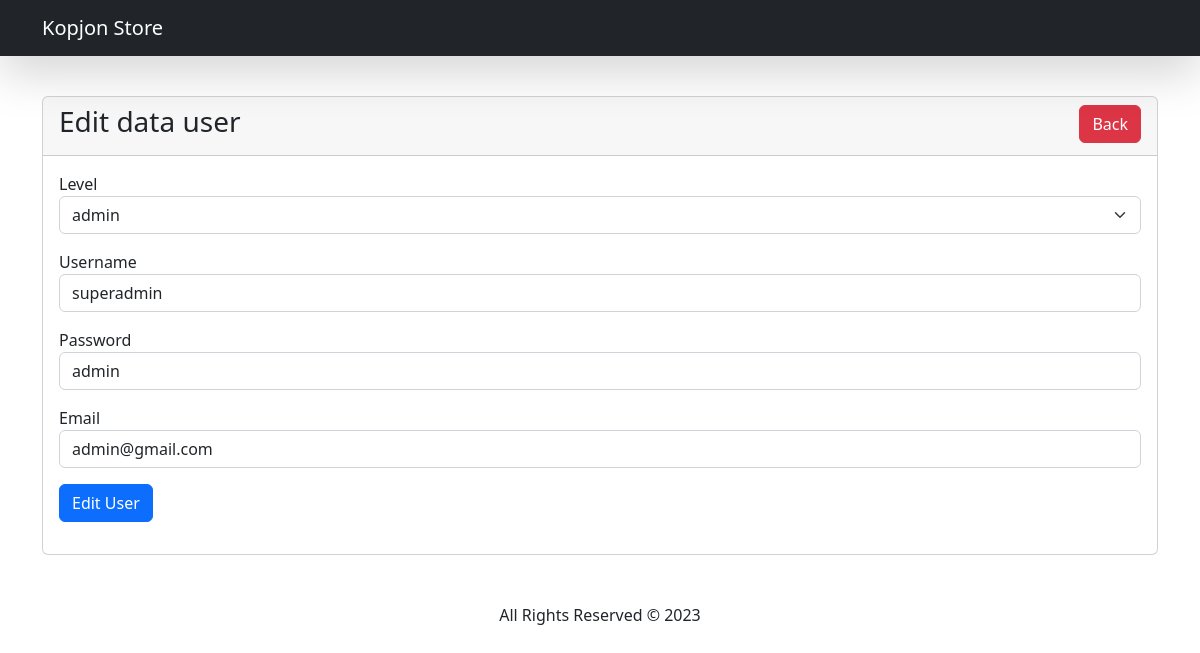
The page /pages/user_update.php?id=8 on the database its author committed.
### tables this page shows
CREATE TABLE `data_login` (
  `id` int(11) NOT NULL,
  `level` varchar(15) NOT NULL,
  `username` varchar(255) NOT NULL,
  `password` varchar(255) NOT NULL,
  `email` varchar(50) NOT NULL
);

### data/code.php (called while the page is built, shortened)
<?php
class Code
{
    public function __construct()
    {
        $host = "localhost";
        $dbname = "kopjonstore";
        $username = "root";
        $password = "";
        $this->db = new PDO("mysql:host={$host};dbname={$dbname}", $username, $password);
    }
    public function get_by_id_user($id){
        $query = $this->db->prepare("SELECT * FROM data_login where id=?");
        $query->bindParam(1, $id);
        $query->execute();
        return $query->fetch();
    }
}
?>

### pages/user_update.php (the view, shortened to what this page needs)
<?php
include "../data/code.php";
$code = new Code();
if(isset($_GET['id'])){
    $id = $_GET['id'];
    $data_user = $code->get_by_id_user($id);
}
else
{
    header('Location: user_read.php');
}
?>
<!DOCTYPE html>
<html lang="en">
<head>
    <link rel="stylesheet" href="./css/bootstrap.min.css">
    <link rel="stylesheet" href="./css/all.min.css">
    <link rel="stylesheet" href="./css/style.css">
    <link href="https://cdn.jsdelivr.net/npm/bootstrap@5.2.2/dist/css/bootstrap.min.css"
    rel="stylesheet">
</head>
<body>
    <?php include "../menu/navbar.php"; ?>
    <br><br><br><br>
    <div class="container">
        <div class="row">
            <div class="col-md-12 mt4">
                <div class="card">
                    <div class="card-header">
                        <h3>Edit data user
                            <a href="user_read.php" class="btn btn-danger float-end">Back</a>
                        </h3>
                    </div>
                    <div class="card-body">
                        <form action="" method="POST">
                            <div class="mb-3">
                                <label>Level</label>
                                <br>
                                <?php
                                $selected = $data_user['level'];
                                $option = array('admin', 'user');
                                echo "<select id='level' name='level' select class='form-select' aria-label='Default select example'>";
                                foreach($option as $option){
                                    if($selected == $option){
                                        echo "<option value='$option' selected='selected'>$option</option>";
                                    }else{
                                        echo "<option value='$option'>$option</option>";
                                    }
                                }
                                echo "</select>"
                                ?>
                            </div>
                            <div class="mb-3">
                                <label>Username</label>
                                <input type="text" name="username" value="<?php echo $data_user['username']; ?>" class="form-control" />
                            </div>
                            <div class="mb-3">
                                <label>Password</label>
                                <input type="text" name="password" value="<?php echo $data_user['password']; ?>" class="form-control" />
                            </div>
                            <div class="mb-3">
                                <label>Email</label>
                                <input type="text" name="email" value="<?php echo $data_user['email']; ?>" class="form-control" />
                            </div>
                            <div class="mb-3">
                                <button type="submit" name="user_update_btn" class="btn btn-primary">Edit User</button>
                            </div>
                        </form>
                    </div>
                </div>
            </div>
        </div>
    </div>
      <div class="container text-center pt-5 pb-5">
        All Rights Reserved &copy; 2023
      </div>
</body>
</html>

### rows shown on the page
data_login: level "admin", username "superadmin", password "admin", email "admin@gmail.com"
